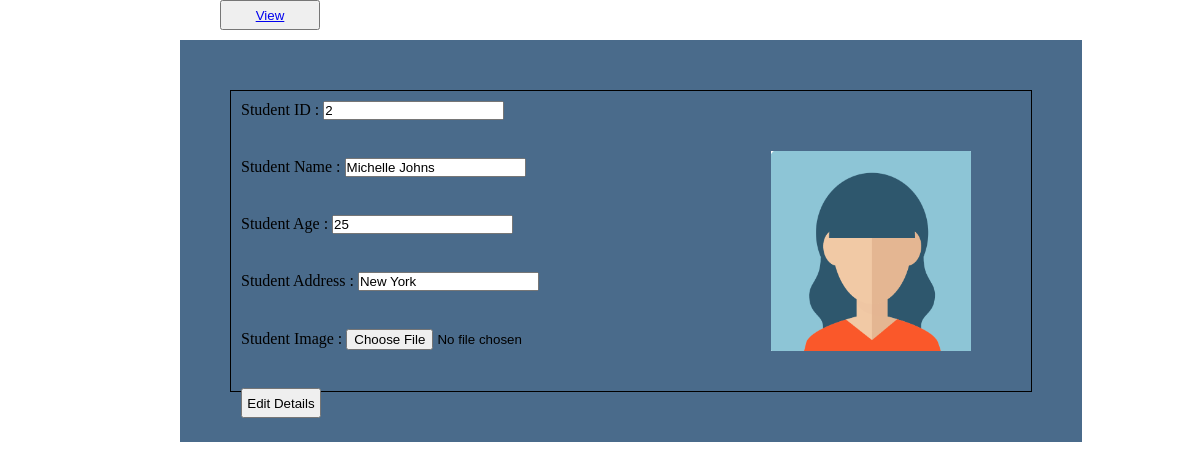
The app's page /editStudent.php?id=2 with its own data.
### tables this page shows
CREATE TABLE `student` (
  `studentID` int(11) NOT NULL,
  `studentName` varchar(50) NOT NULL,
  `studentAge` int(11) NOT NULL,
  `studentAddress` varchar(100) NOT NULL,
  `imgLoc` varchar(50) NOT NULL
);

### editStudent.php (the view, shortened to what this page needs)
<?php
    include "config.php";
    $id = $_GET['id'];
    $sql = "SELECT * FROM student WHERE studentID = '$id'";
    if($result = $conn->query($sql))
    {
        $row = $result->fetch_assoc();
        $id = $row['studentID'];
        $name = $row['studentName'];
        $age = $row['studentAge'];
        $address = $row['studentAddress'];
        $image = $row['imgLoc'];
    }
    else
    {
        echo "Fail";
    }
?>
<!DOCTYPE html>
<html>
    <head>
        <link rel="stylesheet" href="styles/style.css">
    </head>
    <body>
        <div class = "container">
            <div class="buttons">
                <button><a href="index.php">View</a></button>
            </div>
            <div class = "editdetails box">
            <div class = "border">
                <img src="<?php echo $image ?>" alt="" class = "editimage">
                <form action="editStudentValidate.php?oldID=<?php echo $id?>" method = "POST" enctype = "multipart/form-data">
                    <p>Student ID : <input type="text" name = "id" value = "<?php echo $id ?>"></p><br>
                    <p>Student Name : <input type="text" name = "name" value = "<?php echo $name ?>"></p><br>
                    <p>Student Age : <input type="text" name = "age" value = "<?php echo $age ?>"></p><br>
                    <p>Student Address : <input type="text" name = "address" value = "<?php echo $address ?>"></p><br>
                    <p>Student Image : <input type="file" name = "image"></p><br>
                    <input type="submit" value = "Edit Details" class = "button">
                </form>
            </div>
        </div>
        </div>
    </body>
</html>

### styles/style.css (style rules this page uses)
* { padding: 0; margin: 0; }
body { min-height: 100vh; display: flex; flex-direction: column; }
.box { width: auto; height: auto; position: absolute; margin-left: 15%; }
.container { position: relative; min-height: 100px; padding-bottom: 2.5rem; height: auto; }
.buttons { width: 800px; height: 20px; margin: 0px auto; }
.buttons button { width: 100px; height: 30px; margin-left: 20px; }
.editdetails { background-color:rgb(74, 107, 139); margin-top: 20px; }
.border { width: 800px; height: 300px; border: 1px solid black; margin: 50px; }
.border p , .searchform p { padding:10px; }
.border input.button , .searchform input.button { margin: 10px; width:80px; height:30px; }
img.editimage { width: 200px; height: 200px; position: relative; float: right; padding-top: 60px; padding-right: 60px; }

### records on screen
student: imgLoc (picture), id "2", name "Michelle Johns", age "25", address "New York"
